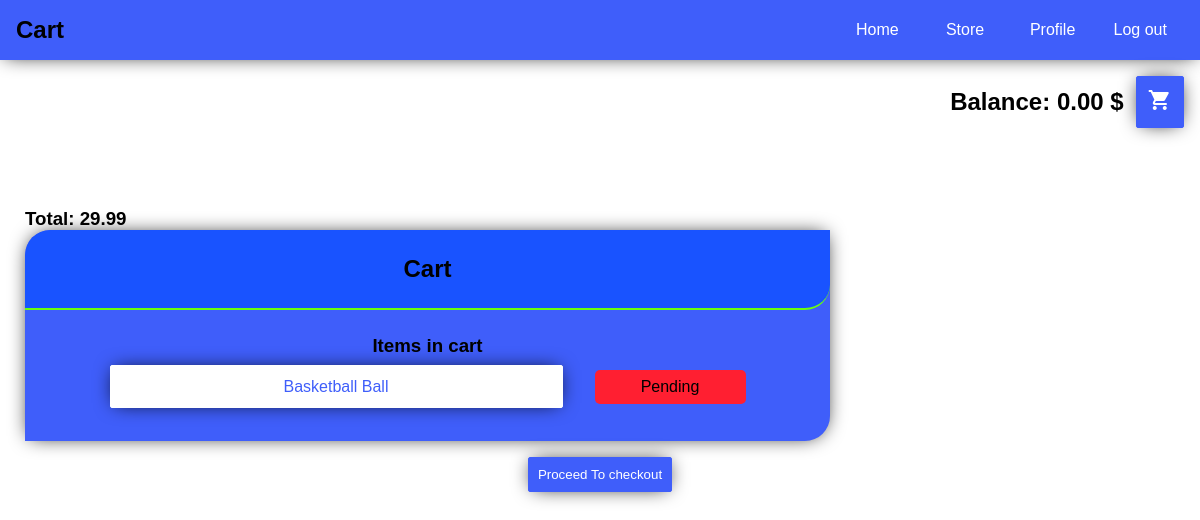
Before: /ecommerce/cart/1/ (signed in) with the older database file.
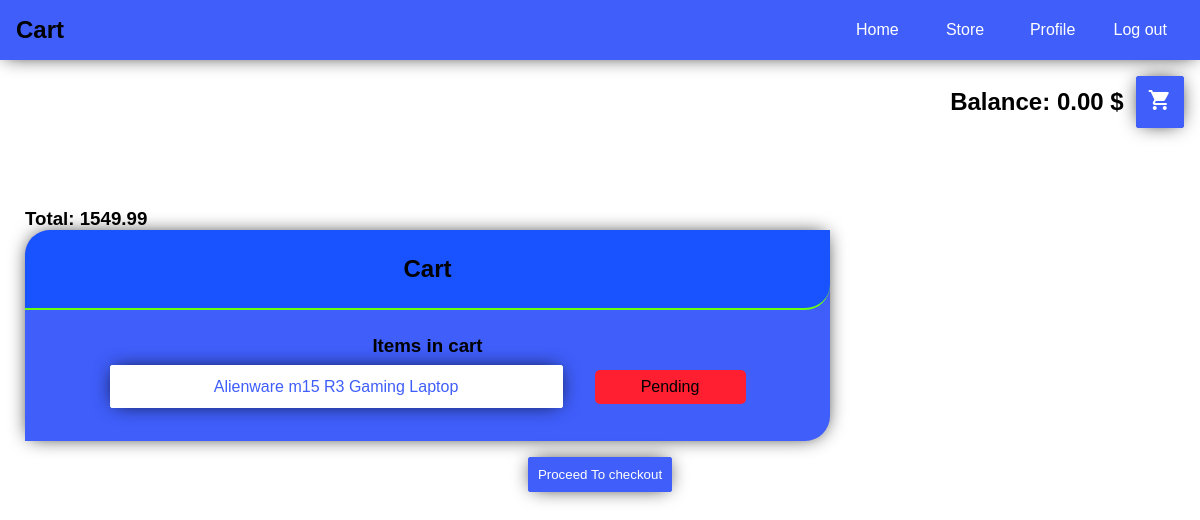
After: the same page with the newer database file.
### ecommerce/models.py (models this page shows, shortened)
class Cart(models.Model):
    user = models.ForeignKey(to=User, on_delete=models.CASCADE)
    is_active = models.BooleanField(default=True)
    def get_total_price(self) -> Decimal:
        return round(self.order_set.aggregate(Sum('price'))['price__sum'], 2) if self.order_set.all() else 0

class Order(models.Model):
    item = models.ForeignKey(to='Item', on_delete=models.CASCADE)
    cart = models.ForeignKey(to='Cart', on_delete=models.CASCADE)
    user = models.ForeignKey(to=User, on_delete=models.DO_NOTHING)
    price = models.DecimalField(default=0, max_digits=10, decimal_places=2,
                                validators=[MinValueValidator(Decimal('0'))])
    ordered = models.DateTimeField(auto_now_add=True)
    StatusChoices = [
        ('Pending', 'pending'),
        ('Shipped', 'shipped'),
        ('Delivered', 'delivered')
    ]
    status = models.CharField(choices=StatusChoices, max_length=30, default='Pending')

class Item(models.Model):
    name = models.CharField(max_length=200)
    tag = models.ManyToManyField(to='Tag')
    user = models.ForeignKey(to=User, on_delete=models.DO_NOTHING)
    quantity = models.PositiveIntegerField(default=1)
    available = models.BooleanField(default=True)
    price = models.DecimalField(default=0, max_digits=10, decimal_places=2,
                                validators=[MinValueValidator(Decimal('0'))])
    def __str__(self) -> str:
        return self.name

### ecommerce/views.py (the view, shortened to what this page needs)
# urls.py: path('cart/<int:cart_id>/', CartDetailsView.as_view(), name='cart'),
@method_decorator(login_required, name='dispatch')
class CartDetailsView(View):
    template_name = 'ecommerce/cart_details.html'
    def get(self, request, *args, **kwargs) -> 'HttpResponse':
        cart = get_object_or_404(request.user.cart_set, pk=kwargs['cart_id'])
        if not cart.is_active:
            messages.error(request, 'Invalid access to cart')
            return redirect(to='ecommerce:home')
        return render(request, self.template_name, {
            'cart': cart
        })

### templates/ecommerce/cart_details.html (shortened to what this page needs)
{% extends 'ecommerce/base.html' %}
{% block current_page %}
    Cart
{% endblock %}
{% block page-content %}
    <h3>Total: {{ cart.get_total_price }}</h3>
    <div class="card large">
        <header>
            <h2>Cart</h2>
        </header>
        <section>
            <ul class="orders">
                <h3>Items in cart</h3>
                {% for order in cart.order_set.all %}
                    <li>
                        <a href="{% url 'ecommerce:order' order.pk %}" class="btn btn-white">
                            {{ order.item }}
                        </a>
                        <span class="order-status {{ order.status|lower }}">{{ order.status }}</span>
                    </li>
                {% endfor %}
            </ul>
        </section>
    </div>
    <form class="checkout" method="post">
        <button class="btn" type="submit">Proceed To checkout</button>
    </form>
{% endblock %}

Changed rows visible on the page:
removed Order: item "Basketball Ball", status "Pending"
computed for Cart: get_total_price "29.99" → "1549.99"
added Order: item "Alienware m15 R3 Gaming Laptop", status "Pending"
